Frame 1 (no input): blank canvas, image omitted
Frame 60 (no input): blank canvas, image omitted
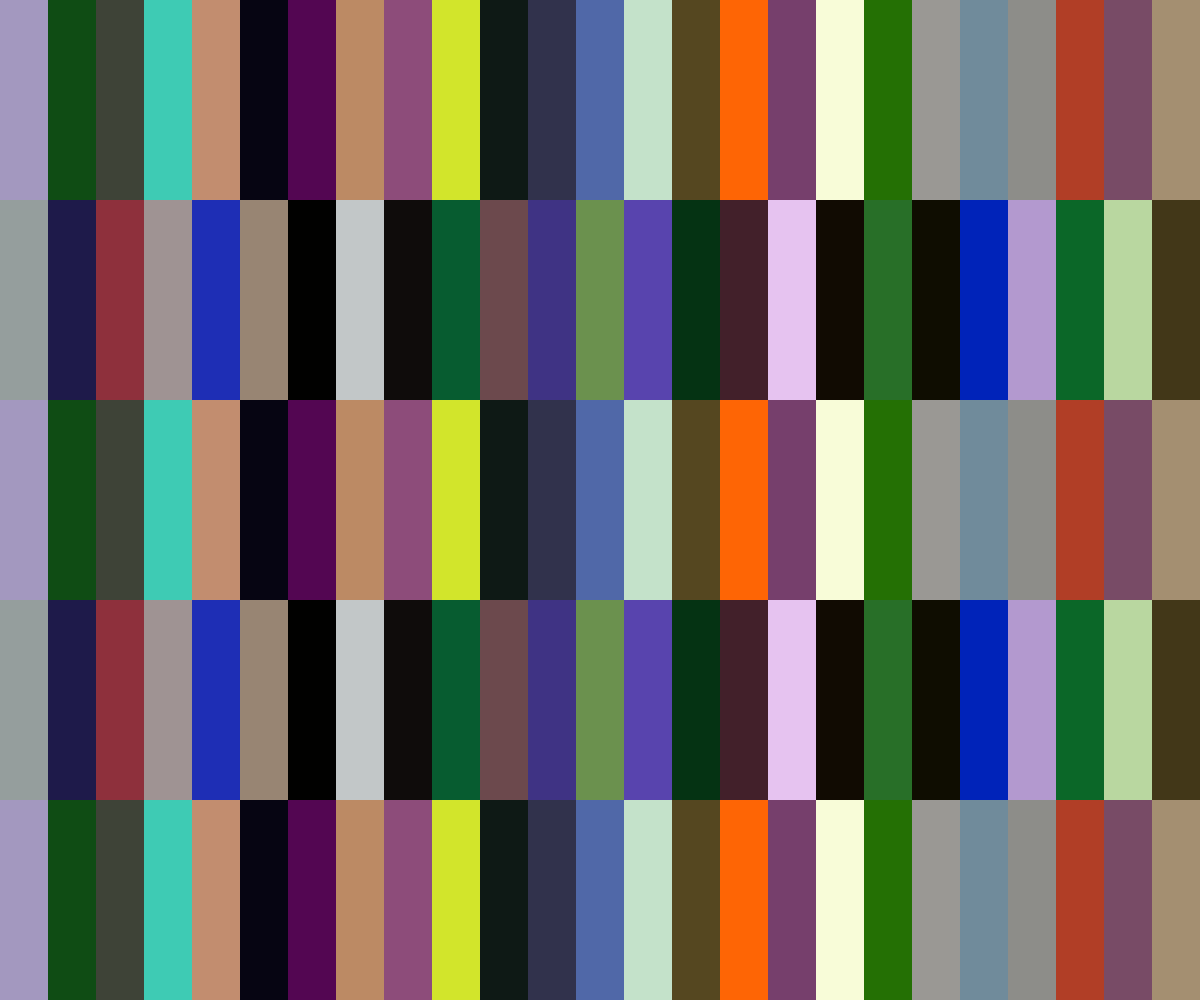
Frame 120 (the mouse pressed at the canvas centre since frame 60)

The p5.js sketch whose frames 1 and 60 were blank and that drew this single picture after the mouse press (run headless with seeded random() and noise() and a simulated clock; from frame 60 on, the mouse is pressed at the canvas centre):

// p5.js sketch
// ── sketch.js
'use strict'

let tileCountX = 50;
let tileCountY = 10;

let hueVals = [];
let satVals = [];
let brightVals = [];

function setup() {
  createCanvas(windowWidth, windowHeight);
  colorMode(HSB, 360, 100, 100);
  noStroke();

  for (let i = 0; i < tileCountX; i++) {
    hueVals[i] = random(360);
    satVals[i] = random(100);
    brightVals[i] = random(100);
  }
}

function draw() {
  background(0, 0, 100);

  let counter = 0;

  // Map the tiles resolution to the mouse X & Y
  let mX = constrain(mouseX, 0, width);
  let mY = constrain(mouseY, 0, height);
  // Current tile counts are products of mX mapped to the tileCount, returned as INTs
  let currentTileCountX = int(map(mX, 0, width, 1, tileCountX));
  let currentTileCountY = int(map(mY, 0, height, 1, tileCountY));
  let tileWidth = width / currentTileCountX;
  let tileHeight = height / currentTileCountY;

  for (let gridY = 0; gridY < currentTileCountY; gridY++) {
    for (let gridX = 0; gridX < currentTileCountX; gridX++) {
      let posX = gridX * tileWidth;
      let posY = gridY * tileHeight;

      let index = counter % tileCountX;

      fill(hueVals[index], satVals[index], brightVals[index]);
      rect(posX, posY, tileWidth, tileHeight);
      counter++;
    }
  }
}
